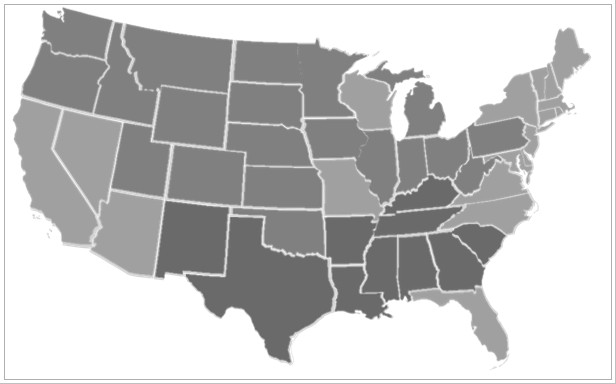
#> input picture trab1/mapaEUA.jpg, 616 x 384 px
$ python trab1_part1.py
#> lines starting #> are read from the running program, lines starting #| are printed output that depends on the picture

import numpy as np
import matplotlib.pyplot as plt
import matplotlib as mpl
from numpy.random import randn
from PIL import Image

pil1=Image.open('mapaEUA.jpg')
#> pil1 is the input picture: PIL image 616x384 L; min 96, max 255, mean 194
(l,h)=pil1.size
#> l = 616; h = 384
print("Tamanho do arquivo:")
print(l,h)
#| 616 384

Iout=Image.new('RGB', (l,h))
#> Iout: PIL image 616x384 RGB; every value is 0

for j in range(0, h):
    for i in range(0, l):
        val=pil1.getpixel((i,j))
        # print M[val,0:3]
        if val == 255:
            Iout.putpixel((i,j),(255,255,255))
        if 104 < val < 108:
            Iout.putpixel((i,j),(171,30,30))
        if 126 < val < 130:
            Iout.putpixel((i,j),(76,81,228))
        if 158 < val < 162:
            Iout.putpixel((i,j),(228,138,59))
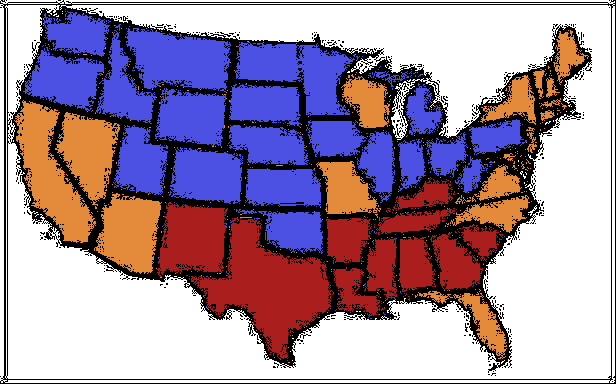
#> Iout: PIL image 616x384 RGB; mean R, G, B 162.7, 141.8, 161

Iout.show()
Iout.save("mapapintado.jpg","JPEG")
